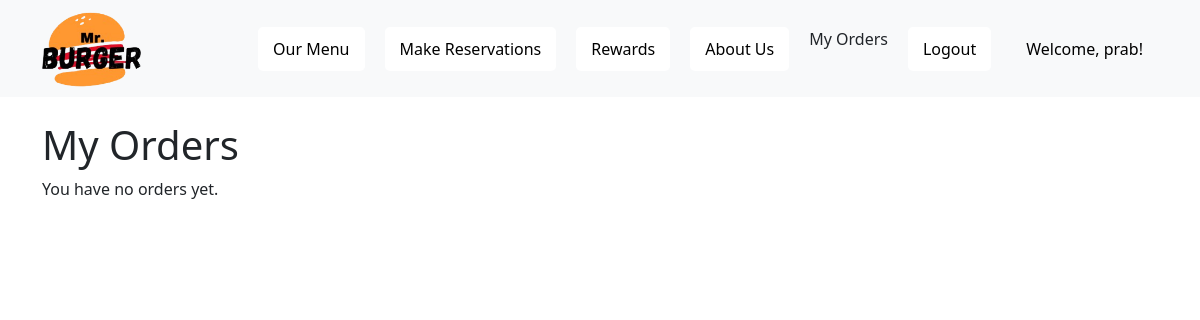
The page /my-orders/ (signed in) on the database as committed earlier.
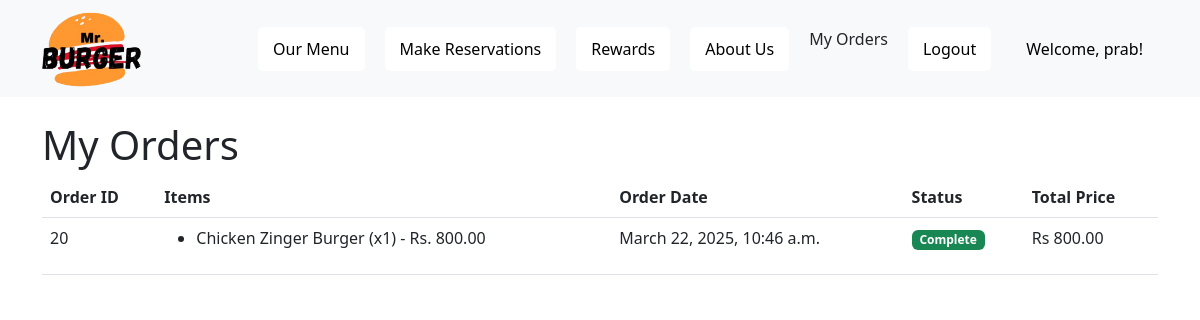
The same page on the database as committed later.
### webstore/models.py (models this page shows, shortened)
class Order(models.Model):
    user = models.ForeignKey(
        settings.AUTH_USER_MODEL,
        on_delete=models.CASCADE,
        null=True,  # Allow null values
        blank=True,  # Allow blank values in forms
    ) # Link order to user
    items = models.TextField()  # Use for sqlite
    order_date = models.DateTimeField(auto_now_add=True)
    STATUS_CHOICES = [
        ('Incomplete', 'Incomplete'),
        ('Complete', 'Complete'),
    ]
    status = models.CharField(max_length=20, choices=STATUS_CHOICES, default='Incomplete')
    total_price = models.FloatField(default=0)

class OrderItem(models.Model):
    order = models.ForeignKey(Order, on_delete=models.CASCADE)
    item = models.ForeignKey(Menu, on_delete=models.CASCADE)
    quantity = models.PositiveIntegerField(default=1)

class Menu(models.Model):
    name = models.CharField(max_length=50)
    description = models.CharField(max_length=400)
    price = models.FloatField()
    img_url = models.ImageField(upload_to='static/')

### webstore/views.py (the view)
# urls.py: path('my-orders/', views.my_orders, name='my_orders'),
@login_required
def my_orders(request):
    orders = Order.objects.filter(user=request.user).order_by('-order_date')
    return render(request, 'my_orders.html', {'orders': orders})

### webstore/templates/my_orders.html
{% extends 'base.html' %}
{% block content %}
  <h1>My Orders</h1>
  {% if orders %}
    <table class="table">
      <thead>
        <tr>
          <th>Order ID</th>
          <th>Items</th>
          <th>Order Date</th>
          <th>Status</th>
          <th>Total Price</th>
        </tr>
      </thead>
      <tbody>
        {% for order in orders %}
          <tr>
            <td>{{ order.id }}</td>
            <td>
              <ul>
                {% for item in order.orderitem_set.all %}
                  <li>{{ item.item.name }} (x{{ item.quantity }}) - Rs. {{ item.item.price|floatformat:2 }}</li>
                {% empty %}
                  <li>No items in this order.</li>
                {% endfor %}
              </ul>
            </td>
            <td>{{ order.order_date }}</td>
            <td>
              {% if order.status == 'Incomplete' %}
                <span class="badge bg-warning">Incomplete</span>
              {% else %}
                <span class="badge bg-success">Complete</span>
              {% endif %}
            </td>
            <td>Rs {{ order.total_price|floatformat:2 }}</td>
          </tr>
        {% endfor %}
      </tbody>
    </table>
  {% else %}
    <p>You have no orders yet.</p>
  {% endif %}
{% endblock %}

Rows that differ between the two databases and show on the page:
added Order: id "20", order_date "March 22, 2025, 10:46 a.m.", status "Complete", total_price "800.00"
added OrderItem: item.name "Chicken Zinger Burger", quantity "1", item.price "800.00"
Other text that changed with them:
text no longer shown: "You have no orders yet."
text now shown: "Order ID Items Order Date Status Total Price"
